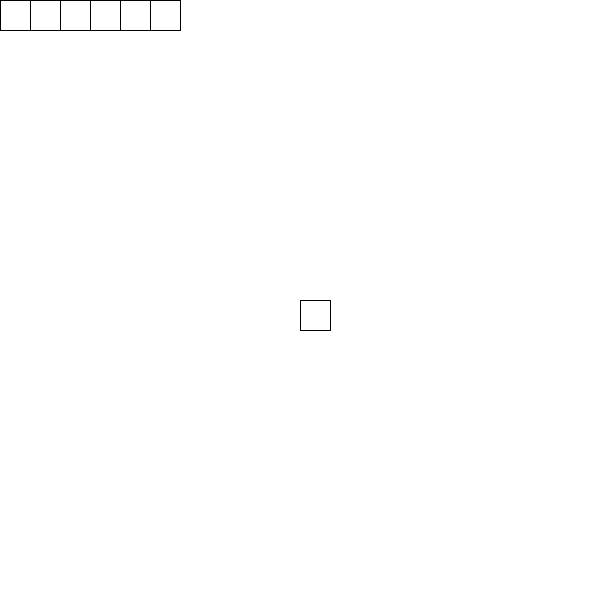
Frame 1 (no input)
Frame 60 (the mouse pressed at the canvas centre just before this capture): identical to frame 1, image omitted
Frame 120 (the mouse held since frame 60 and released just before this capture): identical to frame 1, image omitted

The Processing sketch that drew this single still picture (run headless with seeded random() and noise(); from frame 60 on, the mouse is pressed at the canvas centre):

// Processing sketch: generalizedShapeCad
// ── generalizedShapeCad.pde
float cursorX,cursorY;
float cursorSide,cursorScale,cursorScaleFactor;
float cursorStepAngle = PI/2; // 90 degrees, in rad, for square
int   cursorAngleIndex = 0;
float cursorAngle = cursorStepAngle*cursorAngleIndex;
String cursorShapeString = "rect(cursorX,cursorY,cursorScale*cursorSide,cursorScale*cursorSide); //square";
String latticeName = "square lattice";
float latticeAngle = cursorStepAngle;
String material = "pixel meat";
int[] currentGlyph = {};
int[] fillGlyph = {0300,0306};
int[] outlineGlyph = {0301,0306};
int[] moveRightGlyph = {0301,0304,0304,0302,0302,0303,0305,0300,0306};
int[] rotateCWGlyph = {0301,0306,0306};


void setup(){
  size(600,600);
  cursorSide = 30;
  cursorScale = 1;
  cursorScaleFactor = 2;
  cursorStepAngle = PI/2;
  cursorAngleIndex = 0;
  cursorAngle = cursorStepAngle*cursorAngleIndex;
  background(255);
  cursorX = 300;
  cursorY = 300;
  textSize(10);
}

void draw(){
  background(255);//clear background to white
  cursorX = 0;
  cursorY = 0;
  rect(cursorX,cursorY,cursorSide,cursorSide);
  cursorX += cursorSide;
  rect(cursorX,cursorY,cursorSide,cursorSide);
  cursorX += cursorSide;
  rect(cursorX,cursorY,cursorSide,cursorSide);
  cursorX += cursorSide;
  rect(cursorX,cursorY,cursorSide,cursorSide);
  cursorX += cursorSide;
  rect(cursorX,cursorY,cursorSide,cursorSide);
  cursorX += cursorSide;
  rect(cursorX,cursorY,cursorSide,cursorSide);

  doTheThing(0306);//reset
  cursorX = 300;
  cursorY = 300;
  writeGlyph(currentGlyph);
  rect(cursorX,cursorY,cursorScale*cursorSide,cursorScale*cursorSide);
}

void drawShape(){ 
   rect(cursorX,cursorY,cursorScale*cursorSide,cursorScale*cursorSide); //square;
}
void stepMove(){ 
  cursorX += cursorScale*cursorSide*cos(cursorAngle);
  cursorY += cursorScale*cursorSide*sin(cursorAngle);
}
void stepRotate(){ 
  cursorAngleIndex = (cursorAngleIndex + 1)%4;
  cursorAngle = cursorAngleIndex*cursorStepAngle;
}
void zoomIn(){ 
  cursorScale /= cursorScaleFactor;
}
void zoomOut(){  
  cursorScale *= cursorScaleFactor;
}

void writeFillShape(){  
  noStroke();
  fill(0);
  drawShape();
  stroke(1);
  noFill();
}
void writeOutlineShape(){ 
  stroke(1);
  fill(255);
  drawShape(); 
}

void resetCursor(){
//  cursorX = 300;
  //cursorY = 300;
  cursorScale = 1;
  cursorAngleIndex = 0;
}

int[] addGlyphElement(int[] localGlyph,int localElement){
  localGlyph = append(localGlyph,localElement);
  return localGlyph;
}

int[] deleteGlyphElement(int[] localGlyph){
  localGlyph = shorten(localGlyph);
  return localGlyph;
}

void writeGlyph(int[] localGlyph){
  print("{");
  for(int elementIndex = 0;elementIndex < localGlyph.length;elementIndex++){
     doTheThing(localGlyph[elementIndex]); 
     printOctal(localGlyph[elementIndex]);
  }
  print("}");
  println();
}


void doTheThing(int localThing){
  switch(localThing){
     case 0300:
       writeFillShape();
       break;
     case 0301:
      writeOutlineShape();
      break;
     case 0302:
      stepMove();
      break;
     case 0303:
      stepRotate();
      break;
     case 0304:
      zoomIn();
      break;
     case 0305:
      zoomOut();
      break;
     case 0306:
      resetCursor();
      break;
  }
}

void keyPressed(){
  if(key == 'a'){
        currentGlyph = append(currentGlyph,0300);
  }
  if(key == 's'){
        currentGlyph = append(currentGlyph,0301);
  }
  if(key == 'd'){
        currentGlyph = append(currentGlyph,0302);
  }
  if(key == 'f'){
        currentGlyph = append(currentGlyph,0303);
  }
  if(key == 'g'){
        currentGlyph = append(currentGlyph,0304);
  }
  if(key == 'h'){
        currentGlyph = append(currentGlyph,0305);
  }
  if(key == 'j'){
        currentGlyph = append(currentGlyph,0306);
  }
  if(key == 'k'){
        currentGlyph = append(currentGlyph,0307);
  }
    
}
void mouseClicked() {
  if(mouseX < 8*cursorSide && mouseY < 8*cursorSide){
     int ones = int(mouseX/cursorSide);
     int eights = int(mouseY/cursorSide);
     int sixtyfours = 3;
     int buttonByte = ones + 8*eights + 64*sixtyfours;
     printOctal(buttonByte);
     doTheThing(buttonByte);
     currentGlyph = append(currentGlyph,buttonByte);
     println(currentGlyph.length);
     
  }
  else{
  }
  
}
void printOctal(int localByte){
   print((localByte >> 6)&7); //sixtyfours
   print((localByte >> 3)&7);//eights
   print(localByte &7);//ones
   print(", ");
}
